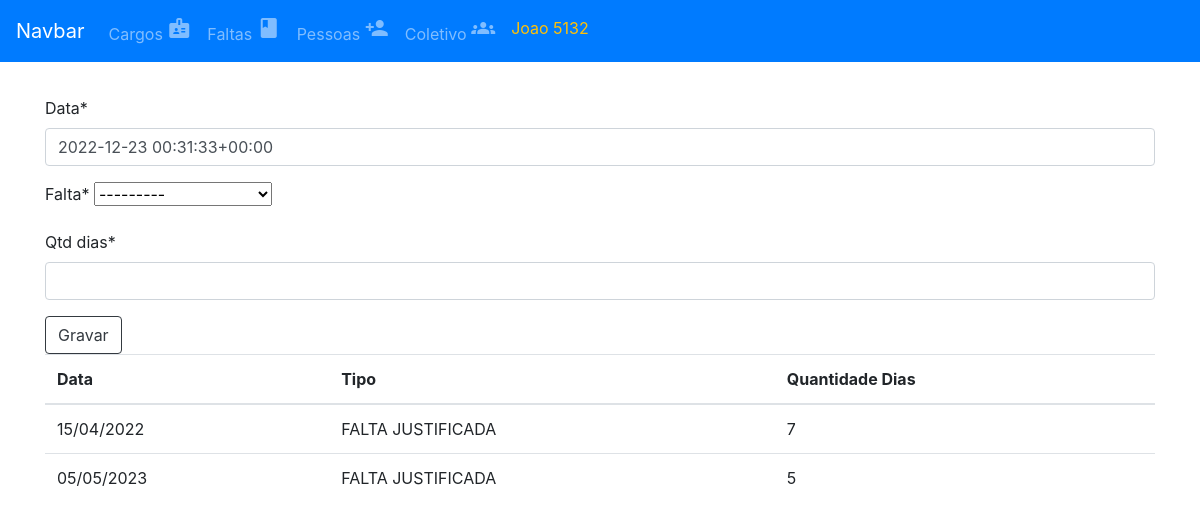
/pessoas/5132/faltas, run on an earlier commit of the app's database.
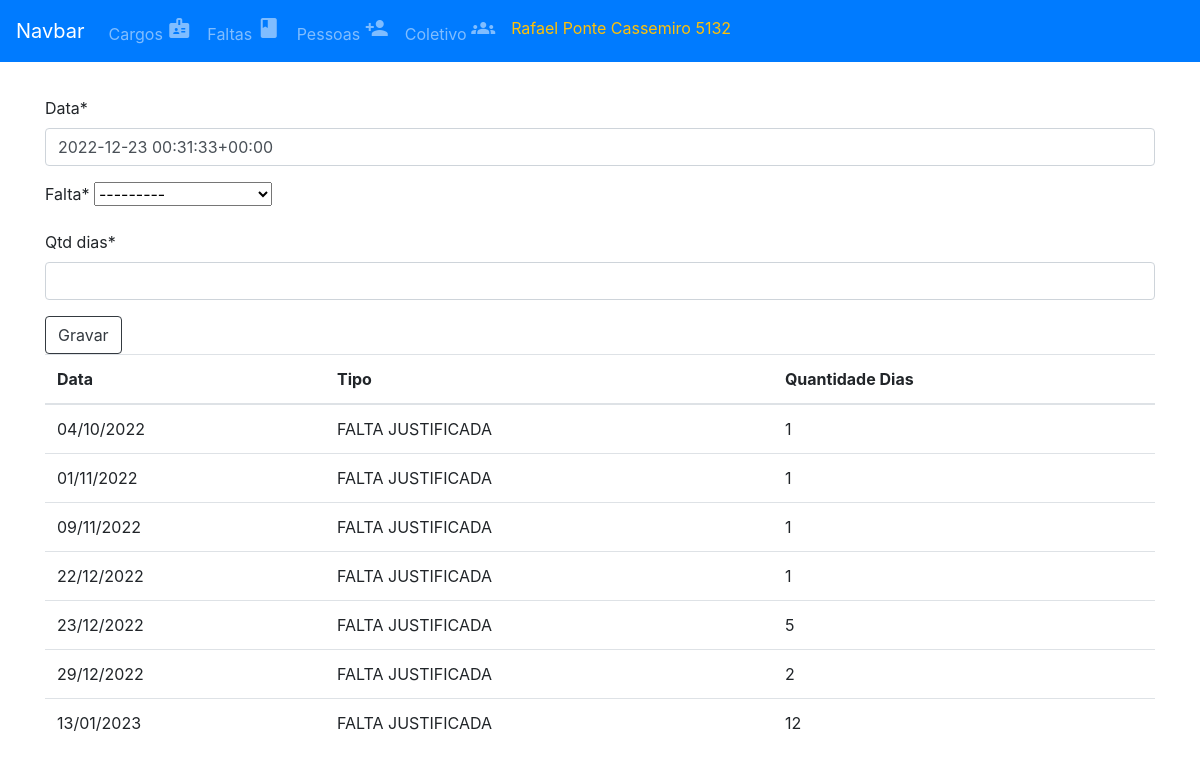
And on a later commit of the database.
### app_pessoa/models.py (models this page shows)
class Pessoas(models.Model):
    EFETIVO =  (
     (True,'Sim'),
     (False,'Não')
    )
    id = models.CharField(max_length=6, primary_key=True)
    nome = models.CharField(max_length=150)
    dt_nasc = models.DateField(default='1991-01-01')
    cpf = models.CharField(max_length=11, default='11111111111')
    admissao = models.DateField(default='1991-01-01')
    saida = models.DateField(null=True)
    efetivo = models.BooleanField(choices=EFETIVO, default=False)
    cargo = models.ForeignKey(Cargos, on_delete=models.CASCADE, related_name="pessoas_cargos")

### app_ficha_cem/models.py (models this page shows, shortened)
class Faltas_Pessoas(models.Model):
    pessoa = models.ForeignKey(Pessoas, on_delete=models.CASCADE)
    data = models.DateField(default=now)
    falta = models.ForeignKey(Faltas, on_delete=models.CASCADE)
    qtd_dias = models.IntegerField(default=1)
    class Meta:
        unique_together=('pessoa','data')

### app_falta/models.py (models this page shows)
class Faltas(models.Model):
    tipo = models.CharField(max_length=3)
    descricao =  models.CharField(max_length=30)
    def __str__(self):
        return f'{self.descricao}'

### app_ficha_cem/views.py (the view)
# urls.py: path('pessoas/<str:pessoa_id>/faltas', pessoas_faltas, name="lancarfalta" ),
def pessoas_faltas(request, pessoa_id):
    pessoa = Pessoas.objects.get(pk=pessoa_id)
    pessoa_falta = Faltas_Pessoas.objects.filter(pessoa=pessoa).order_by('data')[:30]
    admissao = pessoa.admissao
    data_lancamento = 0
    if request.method == 'POST':
        form = formularioLF(request.POST)
        qtd_dias = int(form.data['qtd_dias'])
        data_lancamento = form['data'].value()
        falta = Faltas.objects.get(pk=form['falta'].value())
        print(data_lancamento)
        data_lancamento = datetime.strptime(data_lancamento, '%Y-%m-%d').date()
        dia_mes_ano = gerar_lancamento_em_memoria(data_lancamento,qtd_dias)
        conflito, ano_fechado = lancar_falta(data_lancamento, qtd_dias ,pessoa_id)
        if form.is_valid() and data_lancamento > admissao:
            if conflito:
                if not ano_fechado:
                    for k in dia_mes_ano.keys():
                        qtd_dias = len(dia_mes_ano[k]) # quantos dias existem dentro da chave ano
                        data_lancamento = dia_mes_ano[k][0] # pega o primeiro dia do lançamento e depois o primeiro dia do ano
                        novoObj = Faltas_Pessoas(pessoa=pessoa,data=data_lancamento,qtd_dias=qtd_dias,falta=falta)
                        novoObj.save()
                    messages.success(request,"Falta registrada!")
                    return redirect('lancarfalta',pessoa_id)
                else:
                    messages.error(request,f"Ano {data_lancamento.year} Fechado! Abrir se deseja efetuar lançamentos!",'danger')
            else:
                messages.error(request,"Não foi possível registrar a falta! Pode existir conflito de datas!",'danger')
    else:
        form = formularioLF(initial={'pessoa':pessoa})
    return render(request,'template/lancar_falta.html', {'form':form, 'pessoa':pessoa, 'faltas':pessoa_falta})

### app_ficha_cem/forms.py
class formularioLF(forms.ModelForm):
    pessoa = forms.ModelChoiceField(queryset=Pessoas.objects.all(),
                                      widget=forms.HiddenInput())
    data =  forms.DateField(initial=now,
    widget= DatePickerInput()
                                   )
    qtd_dias = forms.IntegerField()
    class Meta:
        model = Faltas_Pessoas
        fields = ['data','falta','pessoa','qtd_dias']
        widgets = {
            'data': DatePickerInput()
        }

### template/lancar_falta.html (shortened to what this page needs)
{% extends 'template/menu.html'%}
{% load crispy_forms_tags %}
{% block content %}
<form method="POST">
    {{ form|crispy }}
    <div clas="form-group">
        <button class="btn btn-outline-dark">Gravar</button>
    </div>
</form>
<table class="table table-hover">
    <thead>
        <tr>
            <th scope="col">Data</th>
            <th scope="col">Tipo</th>
            <th scope="col">Quantidade Dias</th>
        </tr>
    </thead>
    <tbody>
        {% for falta in faltas %}
        <tr>
            <td>
                {{ falta.data|date:"d/m/Y" }}
            </td>
            <td>
                {{falta.falta}}
            </td>
            <td>
                {{falta.qtd_dias}}
            </td>
        </tr>
        {% endfor %}
    </tbody>
</table>
{% endblock content %}

### template/menu.html (shortened to what this page needs)
{% load static %}
<!DOCTYPE html>
<html lang="en">
<head>
    <link rel="stylesheet" href="https://cdn.jsdelivr.net/npm/bootstrap@4.0.0/dist/css/bootstrap.min.css"
>
    <link rel="stylesheet" href="https://use.fontawesome.com/releases/v5.7.0/css/all.css"
>
</head>
<body>
    <nav class="navbar navbar-expand-lg navbar-dark bg-primary  fixed-top">
        <a class="navbar-brand" href="#">Navbar</a>
        <div class="collapse navbar-collapse" id="navbarSupportedContent">
            <ul class="navbar-nav mr-auto">
                <li class="nav-item">
                    <a class="nav-link" href="{% url 'listarcargos' %}">Cargos <span class="material-icons">
                        </span></a>
                </li>
                <li class="nav-item">
                    <a class="nav-link" href="{% url 'listarfaltas' %}">Faltas <span class="material-icons">
                        </span></a>
                </li>
                <li class="nav-item">
                    <a class="nav-link" href="{% url 'listarpessoas' %}">Pessoas <span class="material-icons">
                        </span></a>
                </li>
                <li class="nav-item">
                    <a class="nav-link" href="{% url 'coletivo' %}">Coletivo <span class="material-icons">
                        </span></a>
                </li>
                <li class="nav-item">
                    <a class="nav-link text-warning" href="{% url 'listarpessoas' %}">{{pessoa.nome}} {{pessoa.id}}</a>
                </li>
    </nav>
    <div class="container mt-5">
        {% block content %}
        {% endblock content %}
    </div>
</body>
</html>

What changed in the data, as far as the page shows it:
changed Pessoas id 5132: nome "Joao" → "Rafael Ponte Cassemiro"
added Faltas_Pessoas: data "04/10/2022", falta "FALTA JUSTIFICADA", qtd_dias "1"
added Faltas_Pessoas: data "01/11/2022", falta "FALTA JUSTIFICADA", qtd_dias "1"
added Faltas_Pessoas: data "09/11/2022", falta "FALTA JUSTIFICADA", qtd_dias "1"
changed Faltas_Pessoas (number 4 of 7 on the later page): data "15/04/2022" → "22/12/2022"; qtd_dias "7" → "1"
changed Faltas_Pessoas (number 5 of 7 on the later page): data "05/05/2023" → "23/12/2022"
added Faltas_Pessoas: data "29/12/2022", falta "FALTA JUSTIFICADA", qtd_dias "2"
added Faltas_Pessoas: data "13/01/2023", falta "FALTA JUSTIFICADA", qtd_dias "12"
